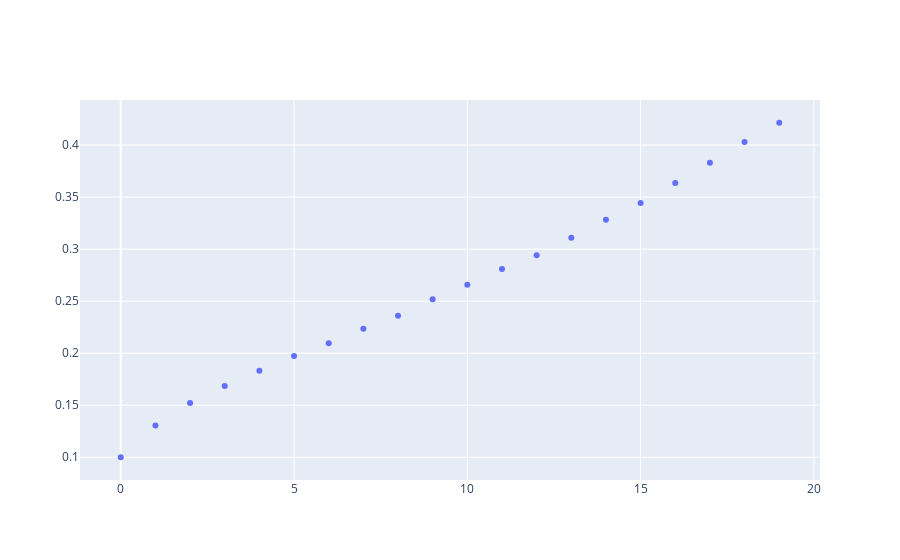

The notebook cell saved with this chart:
### Code cell
plot_growth_of_P(f[:20], s[:20], 0.1, verbose = True)

### Figure 1 — Plotly figure (JSON) as saved in the notebook; plotly's stock layout.template omitted (floating-point values rounded to 4 significant figures)
{"data": [{"mode": "markers", "type": "scatter", "x": [0, 1, 2, 3, 4, 5, 6, 7, 8, 9, 10, 11, 12, 13, 14, 15, 16, 17, 18, 19], "y": [0.1, 0.1304, 0.152, 0.1685, 0.1832, 0.1973, 0.2096, 0.2235, 0.2361, 0.2519, 0.2657, 0.2808, 0.2941, 0.3109, 0.3281, 0.3444, 0.3635, 0.3831, 0.403, 0.4214]}], "layout": {}}
